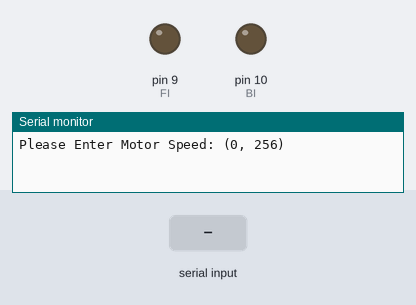
This sketch was run on a simulated Arduino Uno, built with avr-gcc and run on an emulated ATmega328P. On the bench: output pins drawn as LEDs (lit = HIGH), the last lines printed to the serial monitor. The test bench sets the inputs (shaded band).

Above: at 1.2 s.
1.3 s: "90,45\n" received over Serial
At 2.0 s:
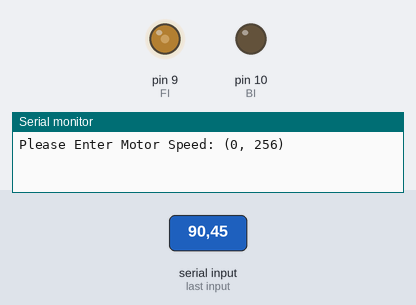
At 4.1 s:
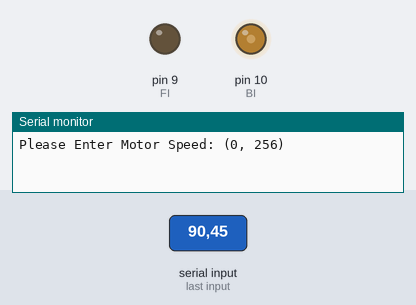
7.3 s: "200\n" received over Serial
At 10.1 s:
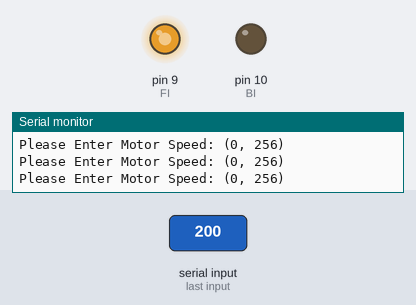
Timing chart, 0 to 13.8 s (numbered marks = the images above; inputs shaded):
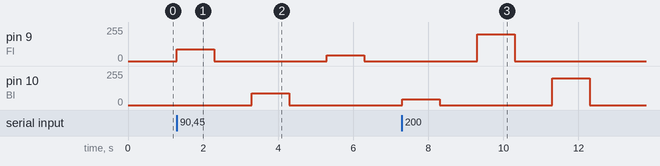

Measured:
- after the input at 1.3 s, pin 9 (FI): 0/255 → 90/255 at once, → 0/255 1.0 s later, → 45/255 3.0 s later, → 0/255 1.0 s later; pin 10 (BI): 0/255 → 90/255 after 2.0 s, → 0/255 1.0 s later
- after the input at 7.3 s, pin 9 (FI): 0/255 → 200/255 after 2.0 s, → 0/255 1.0 s later

The sketch:

Bidirectional_dc_motor_TA6586_m_CONT.ino
```cpp
int BI = 10;
int FI = 9;
int MS;

void setup() {
  // put your setup code here, to run once:
  Serial.begin(115200);
  pinMode(BI, OUTPUT);
  pinMode(FI, OUTPUT);
}

void loop() {
  // put your main code here, to run repeatedly:
  Serial.println("Please Enter Motor Speed: (0, 256)");
  while (Serial.available() == 0) {
  }
  MS = Serial.parseInt();

  analogWrite(FI, MS);
  analogWrite(BI, 0);
  delay(1000);
  analogWrite(FI, 0);
  analogWrite(BI, 0);
  delay(1000);

  analogWrite(FI, 0);
  analogWrite(BI, MS);
  delay(1000);
  analogWrite(FI, 0);
  analogWrite(BI, 0);
  delay(1000);
}
```
